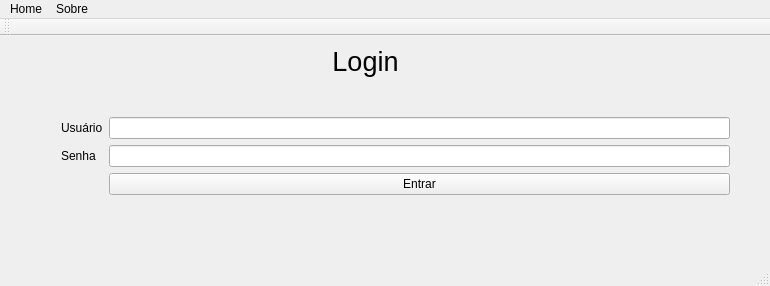
<?xml version="1.0" encoding="UTF-8"?>
<ui version="4.0">
 <class>QtGuiApplication1Class</class>
 <widget class="QMainWindow" name="QtGuiApplication1Class">
  <property name="windowModality">
   <enum>Qt::NonModal</enum>
  </property>
  <property name="geometry">
   <rect>
    <x>0</x>
    <y>0</y>
    <width>770</width>
    <height>286</height>
   </rect>
  </property>
  <property name="windowTitle">
   <string>Control</string>
  </property>
  <widget class="QWidget" name="centralWidget">
   <widget class="QLabel" name="label">
    <property name="geometry">
     <rect>
      <x>330</x>
      <y>10</y>
      <width>71</width>
      <height>31</height>
     </rect>
    </property>
    <property name="font">
     <font>
      <family>MS UI Gothic</family>
      <pointsize>20</pointsize>
     </font>
    </property>
    <property name="text">
     <string>Login</string>
    </property>
    <property name="alignment">
     <set>Qt::AlignCenter</set>
    </property>
   </widget>
   <widget class="QWidget" name="formLayoutWidget">
    <property name="geometry">
     <rect>
      <x>50</x>
      <y>70</y>
      <width>691</width>
      <height>121</height>
     </rect>
    </property>
    <layout class="QFormLayout" name="formLayout">
     <item row="0" column="0">
      <widget class="QLabel" name="label_2">
       <property name="text">
        <string>Usuário</string>
       </property>
      </widget>
     </item>
     <item row="1" column="0">
      <widget class="QLabel" name="label_3">
       <property name="text">
        <string>Senha</string>
       </property>
      </widget>
     </item>
     <item row="0" column="1">
      <widget class="QLineEdit" name="lineEdit"/>
     </item>
     <item row="1" column="1">
      <widget class="QLineEdit" name="lineEdit_2">
       <property name="inputMethodHints">
        <set>Qt::ImhHiddenText|Qt::ImhNoAutoUppercase|Qt::ImhNoPredictiveText|Qt::ImhSensitiveData</set>
       </property>
       <property name="echoMode">
        <enum>QLineEdit::Password</enum>
       </property>
      </widget>
     </item>
     <item row="2" column="1">
      <widget class="QPushButton" name="botaoLogin">
       <property name="text">
        <string>Entrar</string>
       </property>
       <property name="checkable">
        <bool>false</bool>
       </property>
      </widget>
     </item>
    </layout>
   </widget>
  </widget>
  <widget class="QToolBar" name="mainToolBar">
   <attribute name="toolBarArea">
    <enum>TopToolBarArea</enum>
   </attribute>
   <attribute name="toolBarBreak">
    <bool>false</bool>
   </attribute>
  </widget>
  <widget class="QStatusBar" name="statusBar"/>
  <widget class="QMenuBar" name="menuBar">
   <property name="geometry">
    <rect>
     <x>0</x>
     <y>0</y>
     <width>770</width>
     <height>21</height>
    </rect>
   </property>
   <widget class="QMenu" name="menuTeste">
    <property name="title">
     <string>Home</string>
    </property>
   </widget>
   <widget class="QMenu" name="menuSobre">
    <property name="title">
     <string>Sobre</string>
    </property>
   </widget>
   <addaction name="menuTeste"/>
   <addaction name="menuSobre"/>
  </widget>
 </widget>
 <layoutdefault spacing="6" margin="11"/>
 <resources>
  <include location="QtGuiApplication1.qrc"/>
 </resources>
 <connections/>
</ui>
